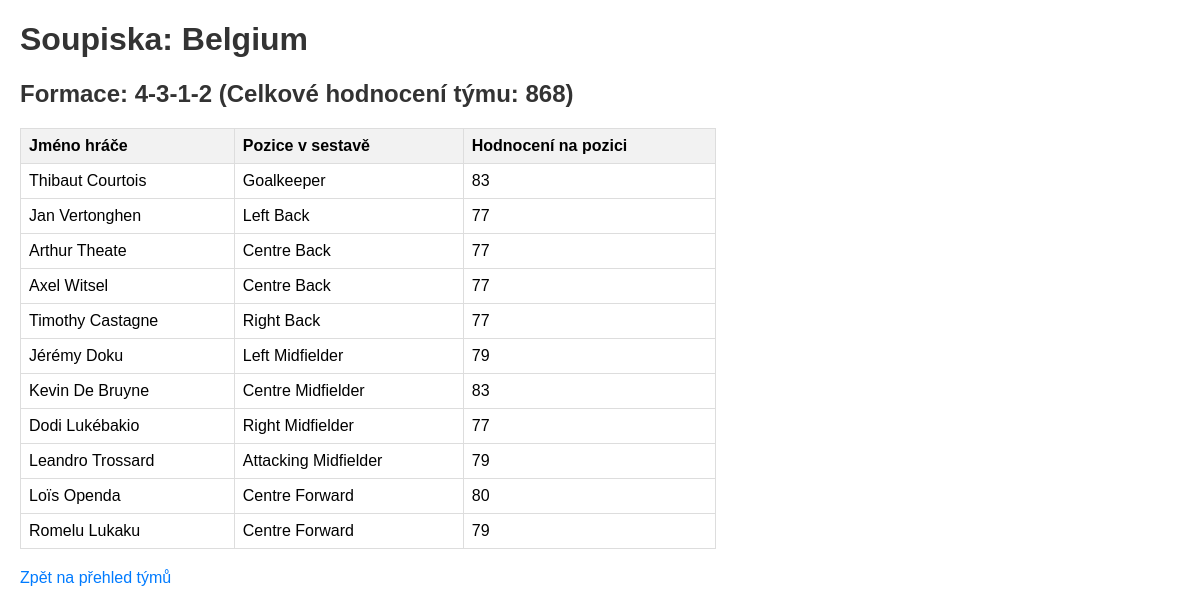
/tym/Belgium, run on the app's committed database.
### tables this page shows
CREATE TABLE "rosters" (
"nationality" TEXT,
  "player_name" TEXT,
  "assigned_position" TEXT,
  "overall_rating_in_position" INTEGER,
  "formation_name" TEXT
);

### app/routes.py (the view)
@app.route('/tym/<team_name>')
def team_roster(team_name):
    conn = get_db()
    players_list = []; formation_name = "N/A"; total_team_rating = 0
    try:
        cursor = conn.execute("SELECT player_name, assigned_position, overall_rating_in_position, formation_name FROM rosters WHERE nationality = ?", (team_name,))
        roster_data_raw = [dict(row) for row in cursor.fetchall()]
        if not roster_data_raw: abort(404)
        formation_name = roster_data_raw[0]['formation_name']
        total_team_rating = sum(p['overall_rating_in_position'] for p in roster_data_raw)
        if formation_name in formations:
            pos_map = {pos: i for i, pos in enumerate(formations[formation_name])}
            players_list = sorted(roster_data_raw, key=lambda p: pos_map.get(p['assigned_position'], 99))
        else: players_list = sorted(roster_data_raw, key=lambda p: p['player_name'])
    except Exception as e: logging.error(f"Error reading roster for {team_name}: {e}"); abort(500)
    return render_template('team_roster.html', title=f'Soupiska - {team_name}', team_name=team_name, formation_name=formation_name, players=players_list, total_team_rating=total_team_rating)

### app/routes.py (called while the page is built)
def get_database_path():
    if 'BASE_DIR' not in app.config:
        app.config['BASE_DIR'] = os.path.dirname(os.path.dirname(os.path.abspath(__file__)))
    return os.path.join(app.config['BASE_DIR'], 'data', 'database.db')

def get_db():
    if 'db' not in g:
        db_path = get_database_path()
        try:
            g.db = sqlite3.connect(db_path)
            g.db.row_factory = sqlite3.Row
            logging.info(f"DB connection successful to {db_path}")
        except sqlite3.Error as e: logging.error(f"DB connection error: {e}"); abort(500)
    return g.db

### app/templates/team_roster.html (shortened to what this page needs)
<!doctype html>
<html>
    <head>
    </head>
    <body>
        <h1>Soupiska: {{ team_name }}</h1>
        <h2>
            Formace: {{ formation_name }} (Celkové hodnocení týmu: {{
            total_team_rating }})
        </h2>
         {% if players %}
        <table>
            <thead>
                <tr>
                    <th>Jméno hráče</th>
                    <th>Pozice v sestavě</th>
                    <th>Hodnocení na pozici</th>
                </tr>
            </thead>
            <tbody>
                {% for player in players %}
                <tr>
                    <td>{{ player.player_name }}</td>
                    <td>{{ player.assigned_position }}</td>
                    <td>{{ player.overall_rating_in_position }}</td>
                </tr>
                {% endfor %}
            </tbody>
        </table>
        {% else %}
        <p>Pro tento tým nebyla nalezena žádná soupiska.</p>
        {% endif %}
        <a href="{{ url_for('index') }}" class="back-link"
            >Zpět na přehled týmů</a
        >
    </body>
</html>

### app/templates/team_roster.html (style rules this page uses)
body { font-family: sans-serif; margin: 20px; }
h1, h2 { color: #333; }
table { border-collapse: collapse; width: 60%; margin-top: 15px; }
th, td { border: 1px solid #ddd; padding: 8px; text-align: left; }
th { background-color: #f2f2f2; }
a { color: #007bff; text-decoration: none; }
.back-link { margin-top: 20px; display: inline-block; }

### data on the page
rosters: formation_name "4-3-1-2", player_name "Thibaut Courtois", assigned_position "Goalkeeper", overall_rating_in_position "83"
rosters: player_name "Jan Vertonghen", assigned_position "Left Back", overall_rating_in_position "77"
rosters: player_name "Arthur Theate", assigned_position "Centre Back", overall_rating_in_position "77"
rosters: player_name "Axel Witsel", assigned_position "Centre Back", overall_rating_in_position "77"
rosters: player_name "Timothy Castagne", assigned_position "Right Back", overall_rating_in_position "77"
rosters: player_name "Jérémy Doku", assigned_position "Left Midfielder", overall_rating_in_position "79"
rosters: player_name "Kevin De Bruyne", assigned_position "Centre Midfielder", overall_rating_in_position "83"
rosters: player_name "Dodi Lukébakio", assigned_position "Right Midfielder", overall_rating_in_position "77"
rosters: player_name "Leandro Trossard", assigned_position "Attacking Midfielder", overall_rating_in_position "79"
rosters: player_name "Loïs Openda", assigned_position "Centre Forward", overall_rating_in_position "80"
rosters: player_name "Romelu Lukaku", assigned_position "Centre Forward", overall_rating_in_position "79"

### other printed values
{{ team_name }} "Belgium"
{{ total_team_rating }} "868"
